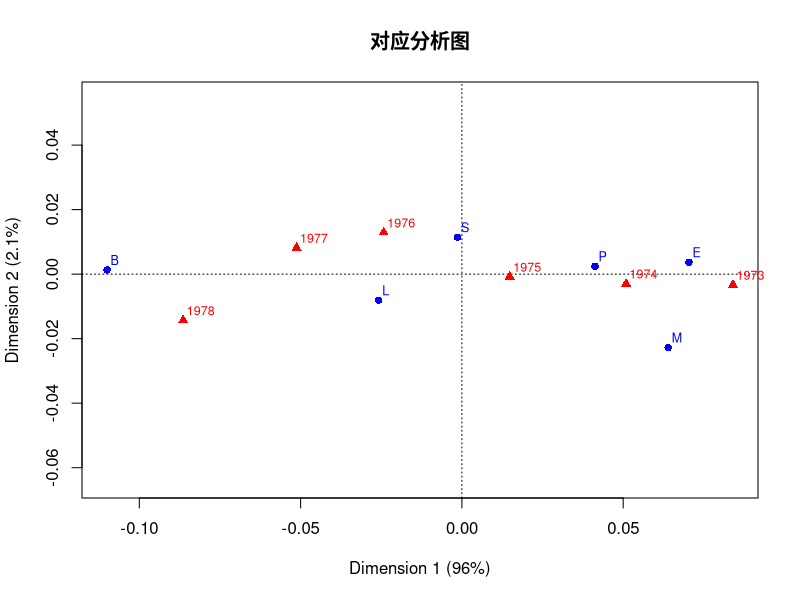

This figure's R source:
library(readxl)
library(vcd)
library(ca)

data <- read_excel("./data/exec9.3table.xlsx", sheet = 1)

#构建列联表
mytable <- as.matrix(data[, -1])
rownames(mytable) <- c("L","P","S","B","E","M")                       #代表学科
colnames(mytable) <- c("1973", "1974", "1975", "1976", "1977", "1978")#代表年份

#增减边际估计
addmargins(mytable)
round(prop.table(mytable, 1), 3)    # 行轮廓矩阵
round(prop.table(mytable, 2), 3)    # 列轮廓矩阵

#对应分析
ca_result <- ca(mytable)
summary(ca_result)
ca_result$sv

#标准坐标
X <- ca_result$rowcoord %*% diag(ca_result$sv)
round(X, 3)
Y <- ca_result$colcoord %*% diag(ca_result$sv)
round(Y, 3)

#绘制图像
plot(ca_result, main = "对应分析图")
